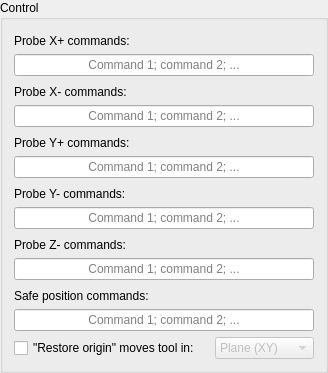
          <widget class="GroupBox" name="groupBox_2">
           <property name="title">
            <string>Control</string>
           </property>
           <layout class="QVBoxLayout" name="verticalLayout_9">
			<item>
             <widget class="QLabel" name="label_171">
              <property name="styleSheet">
               <string notr="true">padding-top: 3;</string>
              </property>
              <property name="text">
               <string>Probe X+ commands:</string>
              </property>
              <property name="indent">
               <number>0</number>
              </property>
             </widget>
            </item>
            <item>
             <widget class="QLineEdit" name="txtXPlusTouchCommand">
              <property name="alignment">
               <set>Qt::AlignCenter</set>
              </property>
              <property name="placeholderText">
               <string>Command 1; command 2; ...</string>
              </property>
             </widget>
            </item>
			<item>
             <widget class="QLabel" name="label_172">
              <property name="styleSheet">
               <string notr="true">padding-top: 3;</string>
              </property>
              <property name="text">
               <string>Probe X- commands:</string>
              </property>
              <property name="indent">
               <number>0</number>
              </property>
             </widget>
            </item>
            <item>
             <widget class="QLineEdit" name="txtXMinusTouchCommand">
              <property name="alignment">
               <set>Qt::AlignCenter</set>
              </property>
              <property name="placeholderText">
               <string>Command 1; command 2; ...</string>
              </property>
             </widget>
            </item>
		    <item>
             <widget class="QLabel" name="label_173">
              <property name="styleSheet">
               <string notr="true">padding-top: 3;</string>
              </property>
              <property name="text">
               <string>Probe Y+ commands:</string>
              </property>
              <property name="indent">
               <number>0</number>
              </property>
             </widget>
            </item>
            <item>
             <widget class="QLineEdit" name="txtYPlusTouchCommand">
              <property name="alignment">
               <set>Qt::AlignCenter</set>
              </property>
              <property name="placeholderText">
               <string>Command 1; command 2; ...</string>
              </property>
             </widget>
            </item>
		    <item>
             <widget class="QLabel" name="label_174">
              <property name="styleSheet">
               <string notr="true">padding-top: 3;</string>
              </property>
              <property name="text">
               <string>Probe Y- commands:</string>
              </property>
              <property name="indent">
               <number>0</number>
              </property>
             </widget>
            </item>
            <item>
             <widget class="QLineEdit" name="txtYMinusTouchCommand">
              <property name="alignment">
               <set>Qt::AlignCenter</set>
              </property>
              <property name="placeholderText">
               <string>Command 1; command 2; ...</string>
              </property>
             </widget>
            </item>
			<item>
             <widget class="QLabel" name="label_175">
              <property name="styleSheet">
               <string notr="true">padding-top: 3;</string>
              </property>
              <property name="text">
               <string>Probe Z- commands:</string>
              </property>
              <property name="indent">
               <number>0</number>
              </property>
             </widget>
            </item>
            <item>
             <widget class="QLineEdit" name="txtZMinusTouchCommand">
              <property name="alignment">
               <set>Qt::AlignCenter</set>
              </property>
              <property name="placeholderText">
               <string>Command 1; command 2; ...</string>
              </property>
             </widget>
            </item>
            <item>
             <widget class="QLabel" name="label_33">
              <property name="styleSheet">
               <string notr="true">padding-top: 3;</string>
              </property>
              <property name="text">
               <string>Safe position commands:</string>
              </property>
              <property name="indent">
               <number>0</number>
              </property>
             </widget>
            </item>
            <item>
             <widget class="QLineEdit" name="txtSafeCommand">
              <property name="alignment">
               <set>Qt::AlignCenter</set>
              </property>
              <property name="placeholderText">
               <string>Command 1; command 2; ...</string>
              </property>
             </widget>
            </item>
            <item>
             <layout class="QGridLayout" name="gridLayout_4" columnstretch="0,1,2">
              <item row="3" column="0">
               <layout class="QHBoxLayout" name="horizontalLayout_8">
                <item>
                 <widget class="QCheckBox" name="chkMoveOnRestore">
                  <property name="sizePolicy">
                   <sizepolicy hsizetype="Maximum" vsizetype="Fixed">
                    <horstretch>0</horstretch>
                    <verstretch>0</verstretch>
                   </sizepolicy>
                  </property>
                  <property name="text">
                   <string>&quot;Restore origin&quot; moves tool in:</string>
                  </property>
                 </widget>
                </item>
               </layout>
              </item>
              <item row="3" column="2">
               <widget class="QComboBox" name="cboRestoreMode">
                <property name="enabled">
                 <bool>false</bool>
                </property>
                <property name="currentText">
                 <string>Plane (XY)</string>
                </property>
                <item>
                 <property name="text">
                  <string>Plane (XY)</string>
                 </property>
                </item>
                <item>
                 <property name="text">
                  <string>Space (XYZ)</string>
                 </property>
                </item>
               </widget>
              </item>
              <item row="3" column="1">
               <spacer name="horizontalSpacer_16">
                <property name="orientation">
                 <enum>Qt::Horizontal</enum>
                </property>
                <property name="sizeType">
                 <enum>QSizePolicy::Fixed</enum>
                </property>
                <property name="sizeHint" stdset="0">
                 <size>
                  <width>9</width>
                  <height>20</height>
                 </size>
                </property>
               </spacer>
              </item>
             </layout>
            </item>
           </layout>
          </widget>
